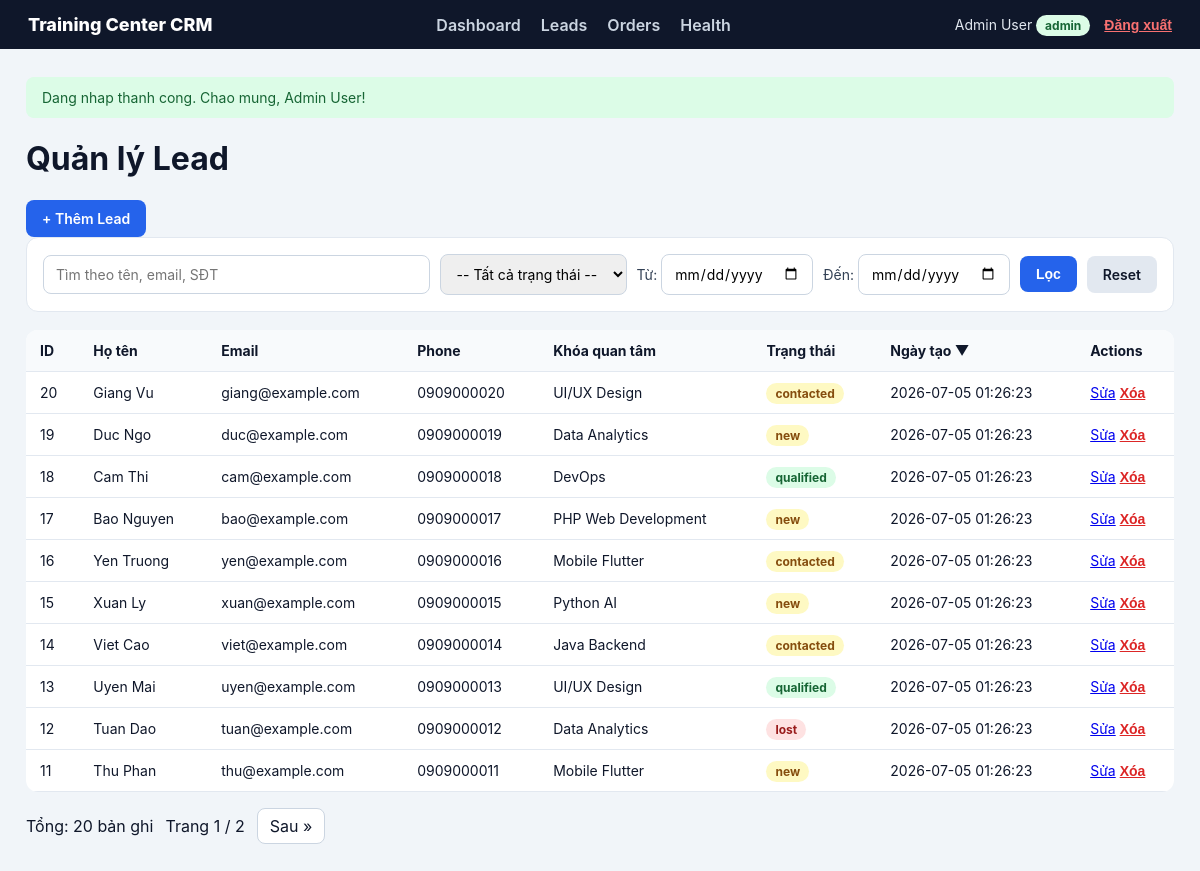
Page /leads (signed in) on the committed database.
### tables this page shows
CREATE TABLE leads (
  id           INT AUTO_INCREMENT PRIMARY KEY,
  name         VARCHAR(100)  NOT NULL,
  email        VARCHAR(150)  NOT NULL,
  phone        VARCHAR(30)   NULL,
  course_interest VARCHAR(150) NULL,
  status       ENUM('new','contacted','qualified','lost') NOT NULL DEFAULT 'new',
  note         TEXT NULL,
  assigned_to  INT NULL,
  source       VARCHAR(50) NULL,
  deleted_at   DATETIME NULL,
  created_at   DATETIME NOT NULL DEFAULT CURRENT_TIMESTAMP,
  updated_at   DATETIME NULL ON UPDATE CURRENT_TIMESTAMP,
  UNIQUE KEY uq_leads_email (email),
  INDEX idx_leads_status           (status),
  INDEX idx_leads_created_at       (created_at),
  INDEX idx_leads_status_created   (status, created_at),
  INDEX idx_leads_assigned         (assigned_to),
  INDEX idx_leads_deleted          (deleted_at)
);

### app/Core/helpers.php (called while the page is built, shortened)
<?php
function e(?string $v): string
{
    return htmlspecialchars((string)$v, ENT_QUOTES | ENT_SUBSTITUTE, 'UTF-8');
}
function query_string(array $overrides = []): string
{
    $params = array_merge($_GET, $overrides);
    return http_build_query($params);
}
function render(string $view, array $data = [], string $layout = 'layouts/main'): void
{
    extract($data);
    require __DIR__ . '/../Views/' . $view . '.php';
    $content = ob_get_clean();
    require __DIR__ . '/../Views/' . $layout . '.php';
}
function partial(string $name, array $data = []): void
{
    extract($data);
    require __DIR__ . '/../Views/partials/' . $name . '.php';
}
function get_flash(string $key): ?string
{
    if (empty($_SESSION['flash'][$key])) return null;
    $msg = $_SESSION['flash'][$key];
    return $msg;
}
function is_admin(): bool
{
    return ($_SESSION['user_role'] ?? '') === 'admin';
}
function is_logged_in(): bool
{
    return !empty($_SESSION['user_id']);
}

### app/Controllers/LeadController.php (called while the page is built, shortened)
<?php
class LeadController
{
    public function index(): void
    {
        $data = $this->service->getList($_GET);
        render('leads/index', ['title' => 'Quan ly Lead'] + $data);
    }
}

### public/index.php (called while the page is built, shortened)
<?php
require __DIR__ . '/../app/Core/helpers.php';
require __DIR__ . '/../app/Core/Router.php';
require __DIR__ . '/../app/Repositories/LeadRepository.php';
require __DIR__ . '/../app/Services/LeadService.php';
require __DIR__ . '/../app/Controllers/LeadController.php';
require __DIR__ . '/../app/Controllers/HealthController.php';
try {
    $dbConfig = require __DIR__ . '/../config/database.php';
    $pdo = Database::connect($dbConfig);
} catch (Throwable $e) {
    log_error('Database connection failed at bootstrap', $e);
    http_response_code(500);
    echo '<h1>503 Service Unavailable</h1><p>Hệ thống tạm thời không khả dụng. Vui lòng thử lại sau.</p>';
    exit;
}
$userRepo  = new UserRepository($pdo);
$leadRepo  = new LeadRepository($pdo);
$orderRepo = new OrderRepository($pdo);
$authService  = new AuthService($userRepo);
$leadService  = new LeadService($leadRepo);
$orderService = new OrderService($orderRepo);
$container = [
    HomeController::class       => new HomeController(),
    AuthController::class       => new AuthController($authService),
    DashboardController::class  => new DashboardController($leadRepo, $orderRepo),
    LeadController::class       => new LeadController($leadService),
    OrderController::class      => new OrderController($orderService),
    PublicLeadController::class => new PublicLeadController($leadService),
    HealthController::class     => new HealthController(),
];
$router = new Router();
$router->get('/',        [HomeController::class, 'index']);
$router->get('/health',  [HealthController::class, 'index']);
$router->get('/login',   [AuthController::class, 'login']);
$router->post('/login',  [AuthController::class, 'handleLogin']);
$router->post('/logout', [AuthController::class, 'logout']);
$router->get('/dashboard', [DashboardController::class, 'index']);
$router->get('/public-leads/create', [PublicLeadController::class, 'create']);
$router->post('/public-leads',       [PublicLeadController::class, 'store']);
$router->get('/leads',         [LeadController::class, 'index']);
$router->get('/leads/create',  [LeadController::class, 'create']);
$router->post('/leads/store',  [LeadController::class, 'store']);
$router->get('/leads/edit',    [LeadController::class, 'edit']);
$router->post('/leads/update', [LeadController::class, 'update']);
$router->post('/leads/delete', [LeadController::class, 'delete']);
$router->get('/orders',         [OrderController::class, 'index']);
$router->get('/orders/create',  [OrderController::class, 'create']);
$router->post('/orders/store',  [OrderController::class, 'store']);
$router->get('/orders/edit',    [OrderController::class, 'edit']);
$router->post('/orders/update', [OrderController::class, 'update']);
$router->post('/orders/delete', [OrderController::class, 'delete']);
$router->dispatch($_SERVER['REQUEST_METHOD'], $_SERVER['REQUEST_URI'], $container);

### app/Repositories/LeadRepository.php (called while the page is built, shortened)
<?php
class LeadRepository
{
    private function buildWhere(string $keyword, string $status, string $dateFrom, string $dateTo): array
    {
        $where  = ['deleted_at IS NULL'];
        $params = [];
        return ['sql' => 'WHERE ' . implode(' AND ', $where), 'params' => $params];
    }
    public function countAll(string $keyword = '', string $status = '', string $dateFrom = '', string $dateTo = ''): int
    {
        $w    = $this->buildWhere($keyword, $status, $dateFrom, $dateTo);
        $stmt = $this->db->prepare("SELECT COUNT(*) AS total FROM leads {$w['sql']}");
        $stmt->execute($w['params']);
        return (int)($stmt->fetch()['total'] ?? 0);
    }
    public function getPaginated(
        string $keyword,
        int    $limit,
        int    $offset,
        string $sort      = 'created_at',
        string $direction = 'desc',
        string $status    = '',
        string $dateFrom  = '',
        string $dateTo    = ''
    ): array {
        $allowedSorts = ['id','name','email','status','course_interest','created_at'];
        $allowedDirs  = ['asc','desc'];
        $w    = $this->buildWhere($keyword, $status, $dateFrom, $dateTo);
        $sql  = "SELECT id, name, email, phone, course_interest, status, source, created_at
                 FROM leads {$w['sql']}
                 ORDER BY {$sort} {$direction}
                 LIMIT :limit OFFSET :offset";
        $stmt = $this->db->prepare($sql);
        $stmt->bindValue(':limit',  $limit,  PDO::PARAM_INT);
        $stmt->bindValue(':offset', $offset, PDO::PARAM_INT);
        $stmt->execute();
        return $stmt->fetchAll();
    }
}

### app/Services/LeadService.php (called while the page is built, shortened)
<?php
class LeadService
{
    public function getList(array $query): array
    {
        $keyword  = trim($query['q'] ?? '');
        $status   = $query['status'] ?? '';
        $dateFrom = $query['date_from'] ?? '';
        $dateTo   = $query['date_to']   ?? '';
        $sort      = $query['sort']      ?? 'created_at';
        $direction = $query['direction'] ?? 'desc';
        $page      = max(1, (int)($query['page'] ?? 1));
        $perPage   = 10;
        $total      = $this->repo->countAll($keyword, $status, $dateFrom, $dateTo);
        $totalPages = max(1, (int)ceil($total / $perPage));
        $page       = min($page, $totalPages);
        $offset     = ($page - 1) * $perPage;
        return [
            'leads'      => $this->repo->getPaginated($keyword, $perPage, $offset, $sort, $direction, $status, $dateFrom, $dateTo),
            'keyword'    => $keyword,
            'status'     => $status,
            'date_from'  => $dateFrom,
            'date_to'    => $dateTo,
            'sort'       => $sort,
            'direction'  => $direction,
            'page'       => $page,
            'totalPages' => $totalPages,
            'total'      => $total,
            'statuses'   => self::STATUSES,
        ];
    }
}

### app/Views/leads/index.php (the view, shortened to what this page needs)
<h1>Quản lý Lead</h1>
<a class="btn primary" href="/leads/create">+ Thêm Lead</a>
<form method="get" action="/leads" class="toolbar">
    <input type="text" name="q" value="<?= e($keyword) ?>" placeholder="Tìm theo tên, email, SĐT">
    <select name="status">
        <option value="">-- Tất cả trạng thái --</option>
    </select>
    <label style="font-weight:400">Từ: <input type="date" name="date_from" value="<?= e($date_from) ?>"></label>
    <label style="font-weight:400">Đến: <input type="date" name="date_to" value="<?= e($date_to) ?>"></label>
    <button type="submit" class="btn primary">Lọc</button>
    <a href="/leads" class="btn">Reset</a>
</form>
<table>
<thead>
<tr>
    <th>ID</th>
    <th><a href="?<?= e(query_string(['sort'=>'name','direction'=>($sort==='name'&&$direction==='asc')?'desc':'asc','page'=>1])) ?>">
        Họ tên <?= $sort==='name' ? ($direction==='asc'?'▲':'▼') : '' ?>
    </a></th>
    <th><a href="?<?= e(query_string(['sort'=>'email','direction'=>($sort==='email'&&$direction==='asc')?'desc':'asc','page'=>1])) ?>">
        Email <?= $sort==='email' ? ($direction==='asc'?'▲':'▼') : '' ?>
    </a></th>
    <th>Phone</th>
    <th><a href="?<?= e(query_string(['sort'=>'course_interest','direction'=>($sort==='course_interest'&&$direction==='asc')?'desc':'asc','page'=>1])) ?>">
        Khóa quan tâm <?= $sort==='course_interest' ? ($direction==='asc'?'▲':'▼') : '' ?>
    </a></th>
    <th><a href="?<?= e(query_string(['sort'=>'status','direction'=>($sort==='status'&&$direction==='asc')?'desc':'asc','page'=>1])) ?>">
        Trạng thái <?= $sort==='status' ? ($direction==='asc'?'▲':'▼') : '' ?>
    </a></th>
    <th><a href="?<?= e(query_string(['sort'=>'created_at','direction'=>($sort==='created_at'&&$direction==='asc')?'desc':'asc','page'=>1])) ?>">
        Ngày tạo <?= $sort==='created_at' ? ($direction==='asc'?'▲':'▼') : '' ?>
    </a></th>
    <th>Actions</th>
</tr>
</thead>
<tbody>
<?php foreach ($leads as $lead): ?>
<tr>
    <td><?= e((string)$lead['id']) ?></td>
    <td><?= e($lead['name']) ?></td>
    <td><?= e($lead['email']) ?></td>
    <td><?= e($lead['phone'] ?? '') ?></td>
    <td><?= e($lead['course_interest'] ?? '') ?></td>
    <td><span class="badge badge-<?= e($lead['status']) ?>"><?= e($lead['status']) ?></span></td>
    <td><?= e($lead['created_at']) ?></td>
    <td>
        <a href="/leads/edit?id=<?= e((string)$lead['id']) ?>">Sửa</a>
        <?php if (is_admin()): ?>
            <form method="post" action="/leads/delete" class="inline" onsubmit="return confirm('Xóa lead này?')">
                <button type="submit" class="link danger">Xóa</button>
            </form>
        <?php endif; ?>
    </td>
</tr>
<?php endforeach; ?>
</tbody>
</table>
<?php partial('pagination', compact('page', 'totalPages', 'total')); ?>

### app/Views/partials/pagination.php (shortened to what this page needs)
<div class="pagination">
    <span>Tổng: <?= e((string)$total) ?> bản ghi</span>
    <span>Trang <?= e((string)$page) ?> / <?= e((string)$totalPages) ?></span>
    <?php if ($page < $totalPages): ?>
        <a href="?<?= e(query_string(['page' => $page + 1])) ?>">Sau &raquo;</a>
    <?php endif; ?>
</div>

### app/Core/Router.php (shortened to what this page needs)
<?php
class Router
{
    private array $routes = [];
    public function get(string $path, array $handler): void
    {
        $this->routes['GET'][$path] = $handler;
    }
    public function post(string $path, array $handler): void
    {
        $this->routes['POST'][$path] = $handler;
    }
    public function dispatch(string $method, string $uri, array $container): void
    {
        $path = parse_url($uri, PHP_URL_PATH);
        if (isset($this->routes[$method][$path])) {
            [$class, $action] = $this->routes[$method][$path];
            $controller = $container[$class] ?? new $class();
            $controller->$action();
            return;
        }
    }
}

### app/Views/layouts/main.php (shortened to what this page needs)
<!doctype html>
<html lang="vi">
<head>
    <link rel="stylesheet" href="/assets/style.css">
</head>
<body>
<?php if (is_logged_in()): ?>
    <?php partial('nav'); ?>
<?php endif; ?>
<main class="container">
    <?php partial('flash'); ?>
    <?= $content ?? '' ?>
</main>
</body>
</html>

### app/Views/partials/nav.php (shortened to what this page needs)
<nav class="navbar">
    <div class="navbar-brand">
        <a href="/dashboard">Training Center CRM</a>
    </div>
    <div class="navbar-links">
        <a href="/dashboard">Dashboard</a>
        <a href="/leads">Leads</a>
        <a href="/orders">Orders</a>
        <a href="/health" target="_blank">Health</a>
    </div>
    <div class="navbar-user">
        <span>
            <?= e($_SESSION['user_name'] ?? '') ?>
            <small class="badge badge-<?= e($_SESSION['user_role'] ?? '') ?>"><?= e($_SESSION['user_role'] ?? '') ?></small>
        </span>
        <form method="post" action="/logout" class="inline">
            <button type="submit" class="link">Đăng xuất</button>
        </form>
    </div>
</nav>

### app/Views/partials/flash.php (shortened to what this page needs)
<?php
$success = get_flash('success');
?>
<?php if ($success): ?>
    <div class="alert alert-success"><?= e($success) ?></div>
<?php endif; ?>

### public/assets/style.css (style rules this page uses)
* { box-sizing: border-box; }
body { margin: 0; font-family: -apple-system, "Segoe UI", Arial, sans-serif; background: #f1f5f9; color: #0f172a; }
.container { max-width: 1180px; margin: 28px auto; padding: 0 16px; }
.navbar { background: #0f172a; padding: 14px 28px; display: flex; align-items: center; justify-content: space-between; flex-wrap: wrap; gap: 12px; }
.navbar-brand a { color: #fff; font-weight: 800; font-size: 18px; text-decoration: none; }
.navbar-links { display: flex; gap: 20px; }
.navbar-links a { color: #cbd5e1; text-decoration: none; font-weight: 600; }
.navbar-user { display: flex; align-items: center; gap: 14px; color: #e2e8f0; font-size: 14px; }
.navbar-user .link { background: none; border: none; color: #f87171; cursor: pointer; font-weight: 600; }
label { font-weight: 600; font-size: 14px; color: #334155; }
input, select, textarea { width: 100%; padding: 10px 12px; border: 1px solid #cbd5e1; border-radius: 8px; font-family: inherit; font-size: 14px; }
.btn, button { display: inline-block; padding: 10px 16px; border-radius: 8px; border: 0; text-decoration: none; cursor: pointer; background: #e2e8f0; color: #0f172a; font-size: 14px; font-weight: 600; }
.btn.primary { background: #2563eb; color: #fff; }
.link { background: none; padding: 0; color: #2563eb; text-decoration: underline; }
.link.danger { color: #dc2626; }
.alert { padding: 12px 16px; border-radius: 8px; margin-bottom: 18px; font-size: 14px; }
.alert-success { background: #dcfce7; color: #166534; }
table { width: 100%; border-collapse: collapse; background: #fff; border-radius: 12px; overflow: hidden; }
th, td { padding: 12px 14px; border-bottom: 1px solid #e2e8f0; text-align: left; font-size: 14px; }
th { background: #f8fafc; font-weight: 700; }
th a { color: #0f172a; text-decoration: none; }
.inline { display: inline; }
.badge { padding: 3px 9px; border-radius: 999px; font-size: 12px; font-weight: 700; }
.badge-admin, .badge-paid, .badge-qualified { background: #dcfce7; color: #166534; }
.badge-staff, .badge-pending, .badge-new, .badge-contacted, .badge-partial { background: #fef9c3; color: #854d0e; }
.badge-lost, .badge-cancelled { background: #fee2e2; color: #991b1b; }
.toolbar { background: #fff; border: 1px solid #e2e8f0; border-radius: 12px; padding: 16px; margin-bottom: 18px; display: flex; gap: 10px; flex-wrap: wrap; align-items: center; }
.toolbar input[type="text"] { flex: 1; min-width: 200px; }
.toolbar select, .toolbar input[type="date"] { width: auto; }
.pagination { margin-top: 16px; display: flex; gap: 12px; align-items: center; flex-wrap: wrap; }
.pagination a { background: #fff; border: 1px solid #cbd5e1; padding: 7px 12px; border-radius: 8px; text-decoration: none; color: #0f172a; }

### rows in the picture
leads: id "20", name "Giang Vu", email "giang@example.com", phone "0909000020", course_interest "UI/UX Design", status "contacted", created_at "2026-07-05 01:26:23"
leads: id "19", name "Duc Ngo", email "duc@example.com", phone "0909000019", course_interest "Data Analytics", status "new", created_at "2026-07-05 01:26:23"
leads: id "18", name "Cam Thi", email "cam@example.com", phone "0909000018", course_interest "DevOps", status "qualified", created_at "2026-07-05 01:26:23"
leads: id "17", name "Bao Nguyen", email "bao@example.com", phone "0909000017", course_interest "PHP Web Development", status "new", created_at "2026-07-05 01:26:23"
leads: id "16", name "Yen Truong", email "yen@example.com", phone "0909000016", course_interest "Mobile Flutter", status "contacted", created_at "2026-07-05 01:26:23"
leads: id "15", name "Xuan Ly", email "xuan@example.com", phone "0909000015", course_interest "Python AI", status "new", created_at "2026-07-05 01:26:23"
leads: id "14", name "Viet Cao", email "viet@example.com", phone "0909000014", course_interest "Java Backend", status "contacted", created_at "2026-07-05 01:26:23"
leads: id "13", name "Uyen Mai", email "uyen@example.com", phone "0909000013", course_interest "UI/UX Design", status "qualified", created_at "2026-07-05 01:26:23"
leads: id "12", name "Tuan Dao", email "tuan@example.com", phone "0909000012", course_interest "Data Analytics", status "lost", created_at "2026-07-05 01:26:23"
leads: id "11", name "Thu Phan", email "thu@example.com", phone "0909000011", course_interest "Mobile Flutter", status "new", created_at "2026-07-05 01:26:23"

### other values in the picture
$_SESSION['user_name'] "Admin User"
$_SESSION['user_role'] "admin"
$success "Dang nhap thanh cong. Chao mung, Admin User!"
$total "20"
$page "1"
$totalPages "2"
